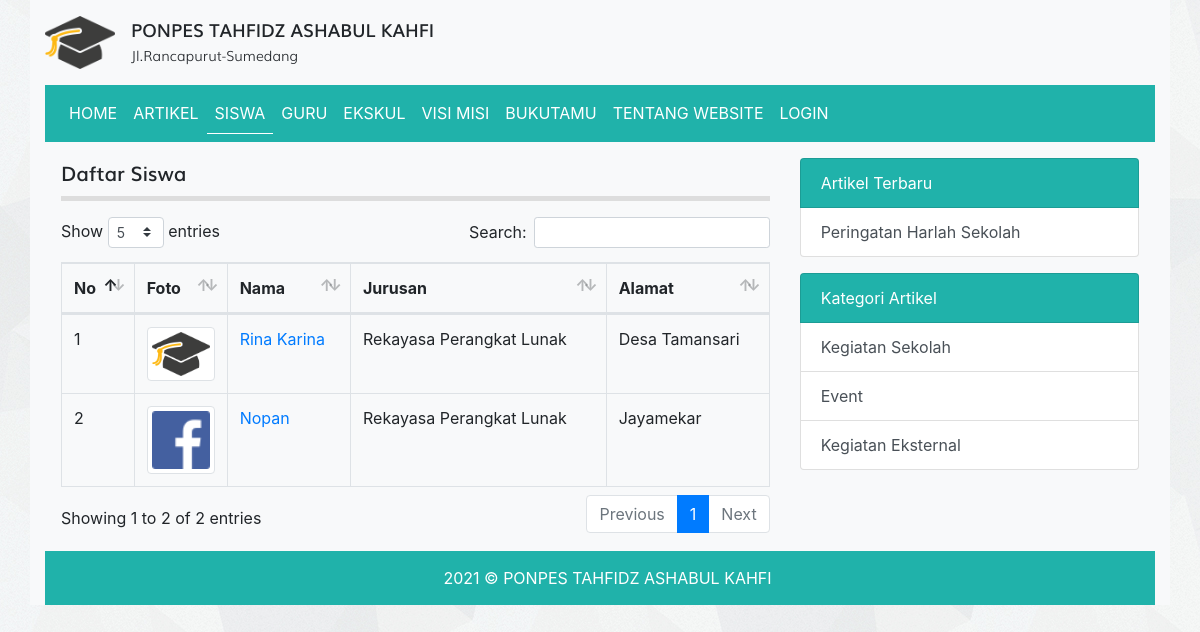
The app's page /siswa.php with its own data.
### tables this page shows
CREATE TABLE `tbl_siswa` (
  `id` int(11) NOT NULL,
  `nama` varchar(100) DEFAULT NULL,
  `nis` int(4) DEFAULT NULL,
  `jenis_kelamin` enum('L','P') DEFAULT NULL,
  `tempat_lahir` varchar(80) DEFAULT NULL,
  `tanggal_lahir` date DEFAULT NULL,
  `alamat` varchar(100) DEFAULT NULL,
  `no_hp` varchar(12) DEFAULT NULL,
  `foto` varchar(120) DEFAULT NULL,
  `id_jurusan` int(11) DEFAULT NULL
);

CREATE TABLE `tbl_jurusan` (
  `id` int(11) NOT NULL,
  `nama_jurusan` varchar(30) DEFAULT NULL,
  `ka_prodi` int(11) DEFAULT NULL
);

CREATE TABLE `tbl_artikel` (
  `id` int(11) NOT NULL,
  `judul` varchar(255) DEFAULT NULL,
  `isi` text DEFAULT NULL,
  `tanggal` date DEFAULT NULL,
  `foto` varchar(100) DEFAULT NULL,
  `id_kategori` int(11) DEFAULT NULL
);

CREATE TABLE `tbl_kategori_artikel` (
  `id` int(11) NOT NULL,
  `nama_kategori` varchar(30) DEFAULT NULL
);

### siswa.php (the view, shortened to what this page needs)
<?php
require_once 'koneksi.php';
$query = mysqli_query($koneksi, "SELECT tbl_siswa.id, tbl_siswa.nama, tbl_siswa.no_hp, tbl_siswa.foto, tbl_siswa.alamat, tbl_jurusan.nama_jurusan AS jurusan FROM tbl_siswa LEFT JOIN tbl_jurusan ON tbl_siswa.id_jurusan = tbl_jurusan.id");
$no = 1;
?>
<!DOCTYPE html>
<html>
<head>
	<link rel="stylesheet" href="resources/datatables/datatables.min.css">
	<link rel="stylesheet" href="resources/fonts/stylesheet.css">
	<link rel="stylesheet" href="resources/css/bootstrap.min.css">
	<link rel="stylesheet" href="resources/css/style.css">
</head>
<body>
	<div class="container bg-light">
		<div class="logo clearfix">
			<div class="float-left mt-3 mb-3">
				<img src="resources/images/logo.png" alt="Logo Sekolah" width="70px" class="float-left mr-3">
				<div class="text float-right">
					<span class="smk">PONPES TAHFIDZ ASHABUL KAHFI</span><br>
					<span class="visi">Jl.Rancapurut-Sumedang</span>
				</div>
			</div>
		</div>
		<?php require_once 'navbar.php'; ?>
		<div class="row p-3">
			<div class="col-md-8">
				<div class="title mb-3">
					Daftar Siswa
				</div>
				<table id="table_id" class="dataTable table table-bordered">
				    <thead>
				        <tr>
				            <th>No</th>
				            <th width="50px">Foto</th>
				            <th>Nama</th>
				            <th>Jurusan</th>
				            <th>Alamat</th>
				        </tr>
				    </thead>
				    <tbody>
				       <?php while($row = mysqli_fetch_assoc($query)) : ?>
				       		<tr>
				       			<td><?= $no++ ?></td>
				       			<td><img src="images/siswa/<?= $row['foto'] ?>" alt="<?= $row['nama'] ?>" width="100%" class="img-thumbnail"></td>
				       			<td><a href="detail_siswa.php?id=<?= $row['id'] ?>"><?= $row['nama'] ?></a></td>
				       			<td><?= $row['jurusan'] ?></td>
				       			<td><?= $row['alamat'] ?></td>
				       		</tr>
				       <?php endwhile; ?>
				    </tbody>
				</table>
			</div>
			<?php require 'sidebar.php'; ?>
		</div>
		<div class="text-white footer">
			2021 © PONPES TAHFIDZ ASHABUL KAHFI
		</div>
	</div>
</body>
</html>

### sidebar.php
<?php
$query_artikel_terbaru = mysqli_query($koneksi, "SELECT * FROM tbl_artikel ORDER BY tanggal ASC LIMIT 4");
$query_kategori_artikel= mysqli_query($koneksi, "SELECT * FROM tbl_kategori_artikel LIMIT 4");
?>
<div class="col-sm-4">
	<div class="list-group">
		<span class="list-group-item text-white" style="background-color: #20B2AA">Artikel Terbaru</span>
		<?php while($artikel_terbaru = mysqli_fetch_assoc($query_artikel_terbaru)) : ?>
			<a href="detail_artikel.php?id=<?= $artikel_terbaru['id'] ?>" class="list-group-item list-group-item-action"><?= $artikel_terbaru['judul'] ?></a>
		<?php endwhile; ?>
	</div>
	<div class="list-group">
		<span class="list-group-item text-white mt-3" style="background-color: #20B2AA">Kategori Artikel</span>
		<?php while($kategori_artikel = mysqli_fetch_assoc($query_kategori_artikel)) : ?>
			<a href="kategori.php?id=<?= $kategori_artikel['id'] ?>" class="list-group-item list-group-item-action"><?= $kategori_artikel['nama_kategori'] ?></a>
		<?php endwhile; ?>
	</div>
</div>

### resources/css/style.css (style rules this page uses)
body { background-image: url('../images/bg_all.jpg'); }
.smk { font-family: 'mulisemibold'; font-size: 18px; }
.visi { font-family: 'mulilight'; font-size: 14px; }
.title { font-family: 'mulisemibold'; font-size: 20px; padding-bottom: 7.5px; border-bottom: 5px solid #ddd }
.footer { background-color: #20B2AA; padding: 15px 15px 15px 30px; text-align: center; }

### records on screen
tbl_siswa: foto (picture), nama "Rina Karina", id_jurusan.nama_jurusan "Rekayasa Perangkat Lunak", alamat "Desa Tamansari"
tbl_siswa: foto (picture), nama "Nopan", id_jurusan.nama_jurusan "Rekayasa Perangkat Lunak", alamat "Jayamekar"
tbl_artikel: judul "Peringatan Harlah Sekolah"
tbl_kategori_artikel: nama_kategori "Kegiatan Sekolah"
tbl_kategori_artikel: nama_kategori "Event"
tbl_kategori_artikel: nama_kategori "Kegiatan Eksternal"
